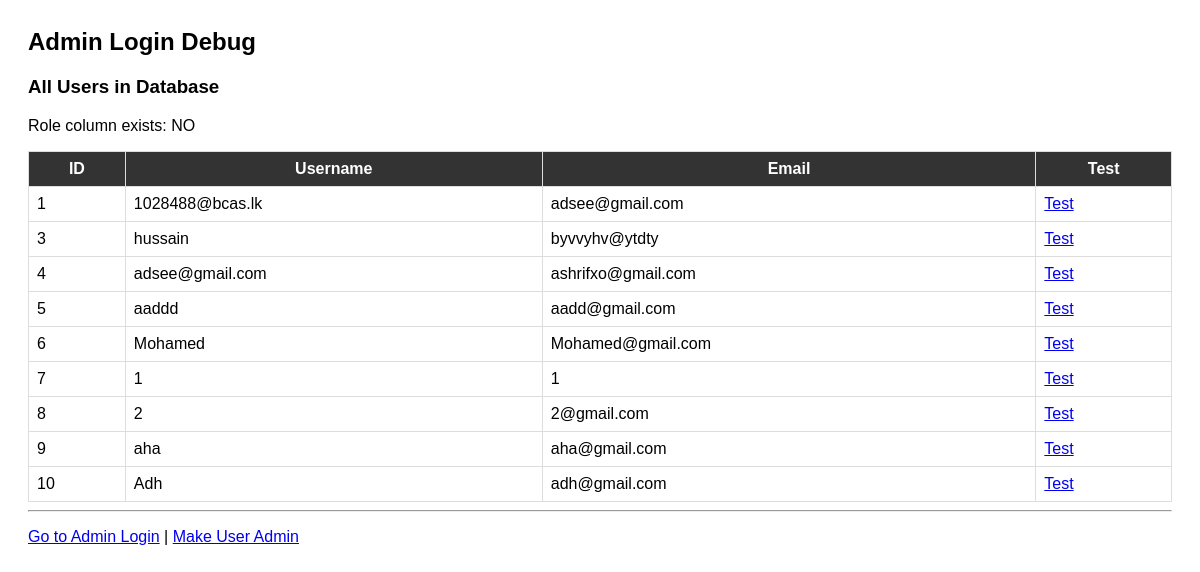
Screenshot of /test_admin_login_debug.php with the database file from the repository.
### tables this page shows
CREATE TABLE `users` (
  `id` int(11) NOT NULL,
  `username` varchar(50) NOT NULL,
  `email` varchar(100) NOT NULL,
  `password` varchar(255) NOT NULL,
  `created_at` timestamp NOT NULL DEFAULT current_timestamp()
);

### test_admin_login_debug.php (the view, shortened to what this page needs)
<?php
require_once 'db_config.php';
$test_username = $_GET['username'] ?? '';
echo "<h2>Admin Login Debug</h2>";
if ($test_username) {
    echo "<h3>Testing user: $test_username</h3>";
    $columns = $conn->query("SHOW COLUMNS FROM users LIKE 'role'")->fetchAll();
    $roleColumnExists = count($columns) > 0;
    echo "<div class='info'>Role column exists: " . ($roleColumnExists ? 'YES' : 'NO') . "</div>";
    if ($roleColumnExists) {
        $stmt = $conn->prepare("SELECT id, username, password, role FROM users WHERE LOWER(username) = LOWER(?) OR LOWER(email) = LOWER(?)");
    } else {
        $stmt = $conn->prepare("SELECT id, username, password FROM users WHERE LOWER(username) = LOWER(?) OR LOWER(email) = LOWER(?)");
    }
    $stmt->execute([trim($test_username), trim($test_username)]);
    $user = $stmt->fetch(PDO::FETCH_ASSOC);
    if ($user) {
        echo "<div class='success'>✓ User found!</div>";
        echo "<table>";
        echo "<tr><th>Field</th><th>Value</th></tr>";
        echo "<tr><td>ID</td><td>{$user['id']}</td></tr>";
        echo "<tr><td>Username</td><td>{$user['username']}</td></tr>";
        if (isset($user['role'])) {
            echo "<tr><td>Role</td><td><strong>" . ($user['role'] ?? 'NULL') . "</strong></td></tr>";
            $userRole = isset($user['role']) && $user['role'] !== null ? strtolower(trim($user['role'])) : '';
            echo "<tr><td>Role (normalized)</td><td><strong>'$userRole'</strong></td></tr>";
            echo "<tr><td>Is Admin?</td><td><strong>" . ($userRole === 'admin' ? 'YES ✓' : 'NO ✗') . "</strong></td></tr>";
        } else {
            echo "<tr><td>Role</td><td><strong>NOT IN QUERY (column doesn't exist)</strong></td></tr>";
        }
        echo "</table>";
    } else {
        echo "<div class='error'>✗ User not found!</div>";
    }
} else {
    echo "<h3>All Users in Database</h3>";
    $columns = $conn->query("SHOW COLUMNS FROM users LIKE 'role'")->fetchAll();
    $roleColumnExists = count($columns) > 0;
    if ($roleColumnExists) {
        $stmt = $conn->query("SELECT id, username, email, role FROM users ORDER BY id");
    } else {
        $stmt = $conn->query("SELECT id, username, email FROM users ORDER BY id");
    }
    $users = $stmt->fetchAll(PDO::FETCH_ASSOC);
    echo "<p>Role column exists: " . ($roleColumnExists ? 'YES' : 'NO') . "</p>";
    echo "<table>";
    echo "<tr><th>ID</th><th>Username</th><th>Email</th>" . ($roleColumnExists ? "<th>Role</th><th>Is Admin?</th>" : "") . "<th>Test</th></tr>";
    foreach($users as $u) {
        $isAdmin = false;
        $rowStyle = $isAdmin ? "background:#d4edda;" : "";
        echo "<tr style='$rowStyle'>";
        echo "<td>{$u['id']}</td>";
        echo "<td>{$u['username']}</td>";
        echo "<td>{$u['email']}</td>";
        echo "<td><a href='?username={$u['username']}'>Test</a></td>";
        echo "</tr>";
    }
    echo "</table>";
}
echo "<hr>";
echo "<p><a href='admin_login.php'>Go to Admin Login</a> | <a href='make_user_admin.php'>Make User Admin</a></p>";
?>

### test_admin_login_debug.php (style rules this page uses)
table { border-collapse:collapse;width:100%; }
th,td { border:1px solid #ddd;padding:8px; }
th { background:#333;color:white; }

### rows the page displays
users: id "1", username "1028488@bcas.lk", email "adsee@gmail.com"
users: id "3", username "hussain", email "byvvyhv@ytdty"
users: id "4", username "adsee@gmail.com", email "ashrifxo@gmail.com"
users: id "5", username "aaddd", email "aadd@gmail.com"
users: id "6", username "Mohamed", email "Mohamed@gmail.com"
users: id "7", username "1", email "1"
users: id "8", username "2", email "2@gmail.com"
users: id "9", username "aha", email "aha@gmail.com"
users: id "10", username "Adh", email "adh@gmail.com"
